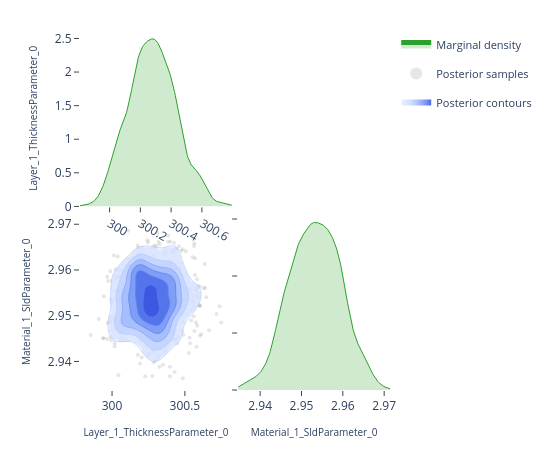

This figure's notebook cell:
### Code cell
# ---- Pairwise focus: thickness vs SLD ---------------------------------------
# A 2-parameter corner plot zooms in on the joint posterior for a specific
# pair.  This is the same view the EasyReflectometryApp's "2D Heatmap"
# sub-tab uses to inspect parameter degeneracies.


params_of_interest = ['Layer_1_ThicknessParameter_0', 'Material_1_SldParameter_0']
idx = [posterior.param_names.index(p) for p in params_of_interest]
subset_draws = np.asarray(posterior.draws)[:, idx]

fig = plot_corner(subset_draws, params_of_interest)
fig.show()

### Figure 1 — Plotly figure (JSON) as saved in the notebook; plotly's stock layout.template omitted (floating-point values rounded to 4 significant figures; data arrays with more than 128 entries replaced by an {"elided": "..."} marker saying what was removed)
{"data": [{"fill": "tozeroy", "fillcolor": "rgba(44, 160, 44, 0.22)", "hoverinfo": "skip", "legendgroup": "marginal", "line": {"color": "rgb(44, 160, 44)", "width": 1}, "mode": "lines", "name": "Marginal density", "showlegend": true, "type": "scatter", "x": {"elided": "256 float values"}, "xaxis": "x", "y": {"elided": "256 float values"}, "yaxis": "y"}, {"hoverinfo": "skip", "legendgroup": "scatter", "marker": {"color": "rgba(140, 140, 140, 0.22)", "size": 4}, "mode": "markers", "name": "Posterior samples", "showlegend": true, "type": "scatter", "x": {"elided": "640 float values"}, "xaxis": "x3", "y": {"elided": "640 float values"}, "yaxis": "y3", "zorder": 0}, {"colorscale": [[0.0, "rgba(224, 233, 255, 0.62)"], [0.35, "rgba(183, 203, 255, 0.70)"], [0.6, "rgba(138, 169, 252, 0.78)"], [0.82, "rgba(96, 131, 242, 0.84)"], [1.0, "rgba(58, 86, 224, 0.90)"]], "connectgaps": false, "contours": {"coloring": "fill", "end": 131.5, "showlabels": false, "showlines": false, "size": 20.77, "start": 27.69}, "hoverinfo": "skip", "legendgroup": "contour", "name": "Posterior contours", "showlegend": true, "showscale": false, "type": "contour", "x": [299.8, 299.8, 299.8, 299.8, 299.9, 299.9, 299.9, 299.9, 299.9, 299.9, 299.9, 299.9, 300.0, 300.0, 300.0, 300.0, 300.0, 300.0, 300.0, 300.0, 300.1, 300.1, 300.1, 300.1, 300.1, 300.1, 300.1, 300.1, 300.2, 300.2, 300.2, 300.2, 300.2, 300.2, 300.2, 300.2, 300.3, 300.3, 300.3, 300.3, 300.3, 300.3, 300.3, 300.3, 300.4, 300.4, 300.4, 300.4, 300.4, 300.4, 300.4, 300.4, 300.5, 300.5, 300.5, 300.5, 300.5, 300.5, 300.5, 300.5, 300.6, 300.6, 300.6, 300.6, 300.6, 300.6, 300.6, 300.6, 300.7, 300.7, 300.7, 300.7, 300.7, 300.7, 300.7, 300.7, 300.8, 300.8, 300.8, 300.8], "xaxis": "x3", "y": [2.935, 2.935, 2.936, 2.936, 2.937, 2.937, 2.937, 2.938, 2.938, 2.939, 2.939, 2.94, 2.94, 2.941, 2.941, 2.942, 2.942, 2.943, 2.943, 2.944, 2.944, 2.944, 2.945, 2.945, 2.946, 2.946, 2.947, 2.947, 2.948, 2.948, 2.949, 2.949, 2.95, 2.95, 2.95, 2.951, 2.951, 2.952, 2.952, 2.953, 2.953, 2.954, 2.954, 2.955, 2.955, 2.956, 2.956, 2.957, 2.957, 2.957, 2.958, 2.958, 2.959, 2.959, 2.96, 2.96, 2.961, 2.961, 2.962, 2.962, 2.963, 2.963, 2.964, 2.964, 2.964, 2.965, 2.965, 2.966, 2.966, 2.967, 2.967, 2.968, 2.968, 2.969, 2.969, 2.97, 2.97, 2.97, 2.971, 2.971], "yaxis": "y3", "z": {"elided": "80x80 float values"}, "zmax": 131.5, "zmin": 27.69, "zorder": 1}, {"colorscale": [[0.0, "rgba(183, 203, 255, 0.94)"], [0.35, "rgba(183, 203, 255, 0.94)"], [0.35, "rgba(138, 169, 252, 0.95)"], [0.6, "rgba(138, 169, 252, 0.95)"], [0.6, "rgba(96, 131, 242, 0.96)"], [0.82, "rgba(96, 131, 242, 0.96)"], [0.82, "rgba(58, 86, 224, 0.98)"], [1.0, "rgba(58, 86, 224, 0.98)"]], "contours": {"coloring": "lines", "end": 131.5, "showlabels": false, "size": 20.77, "start": 27.69}, "hoverinfo": "skip", "legendgroup": "contour", "line": {"width": 0.9}, "showlegend": false, "showscale": false, "type": "contour", "x": [299.8, 299.8, 299.8, 299.8, 299.9, 299.9, 299.9, 299.9, 299.9, 299.9, 299.9, 299.9, 300.0, 300.0, 300.0, 300.0, 300.0, 300.0, 300.0, 300.0, 300.1, 300.1, 300.1, 300.1, 300.1, 300.1, 300.1, 300.1, 300.2, 300.2, 300.2, 300.2, 300.2, 300.2, 300.2, 300.2, 300.3, 300.3, 300.3, 300.3, 300.3, 300.3, 300.3, 300.3, 300.4, 300.4, 300.4, 300.4, 300.4, 300.4, 300.4, 300.4, 300.5, 300.5, 300.5, 300.5, 300.5, 300.5, 300.5, 300.5, 300.6, 300.6, 300.6, 300.6, 300.6, 300.6, 300.6, 300.6, 300.7, 300.7, 300.7, 300.7, 300.7, 300.7, 300.7, 300.7, 300.8, 300.8, 300.8, 300.8], "xaxis": "x3", "y": [2.935, 2.935, 2.936, 2.936, 2.937, 2.937, 2.937, 2.938, 2.938, 2.939, 2.939, 2.94, 2.94, 2.941, 2.941, 2.942, 2.942, 2.943, 2.943, 2.944, 2.944, 2.944, 2.945, 2.945, 2.946, 2.946, 2.947, 2.947, 2.948, 2.948, 2.949, 2.949, 2.95, 2.95, 2.95, 2.951, 2.951, 2.952, 2.952, 2.953, 2.953, 2.954, 2.954, 2.955, 2.955, 2.956, 2.956, 2.957, 2.957, 2.957, 2.958, 2.958, 2.959, 2.959, 2.96, 2.96, 2.961, 2.961, 2.962, 2.962, 2.963, 2.963, 2.964, 2.964, 2.964, 2.965, 2.965, 2.966, 2.966, 2.967, 2.967, 2.968, 2.968, 2.969, 2.969, 2.97, 2.97, 2.97, 2.971, 2.971], "yaxis": "y3", "z": {"elided": "80x80 float values"}, "zmax": 131.5, "zmin": 27.69, "zorder": 2}, {"fill": "tozeroy", "fillcolor": "rgba(44, 160, 44, 0.22)", "hoverinfo": "skip", "legendgroup": "marginal", "line": {"color": "rgb(44, 160, 44)", "width": 1}, "mode": "lines", "name": "Marginal density", "showlegend": false, "type": "scatter", "x": {"elided": "256 float values"}, "xaxis": "x4", "y": {"elided": "256 float values"}, "yaxis": "y4"}], "layout": {"height": 450, "legend": {"font": {"size": 11}, "itemsizing": "constant", "orientation": "v", "x": 1.02, "xanchor": "left", "y": 1.0, "yanchor": "top"}, "margin": {"b": 60, "l": 80, "r": 160, "t": 30}, "plot_bgcolor": "white", "showlegend": true, "width": 550, "xaxis": {"anchor": "y", "domain": [0.0, 0.49], "showgrid": false, "ticks": "outside", "zeroline": false}, "xaxis2": {"anchor": "y2", "domain": [0.51, 1.0], "showgrid": false, "ticks": "outside", "visible": false, "zeroline": false}, "xaxis3": {"anchor": "y3", "domain": [0.0, 0.49], "showgrid": false, "ticks": "outside", "title": {"font": {"size": 10}, "text": "Layer_1_ThicknessParameter_0"}, "zeroline": false}, "xaxis4": {"anchor": "y4", "domain": [0.51, 1.0], "showgrid": false, "ticks": "outside", "title": {"font": {"size": 10}, "text": "Material_1_SldParameter_0"}, "zeroline": false}, "yaxis": {"anchor": "x", "domain": [0.51, 1.0], "showgrid": false, "ticks": "outside", "title": {"font": {"size": 10}, "text": "Layer_1_ThicknessParameter_0"}, "zeroline": false}, "yaxis2": {"anchor": "x2", "domain": [0.51, 1.0], "showgrid": false, "ticks": "outside", "visible": false, "zeroline": false}, "yaxis3": {"anchor": "x3", "domain": [0.0, 0.49], "showgrid": false, "ticks": "outside", "title": {"font": {"size": 10}, "text": "Material_1_SldParameter_0"}, "zeroline": false}, "yaxis4": {"anchor": "x4", "domain": [0.0, 0.49], "showgrid": false, "showticklabels": false, "ticks": "outside", "zeroline": false}}}
